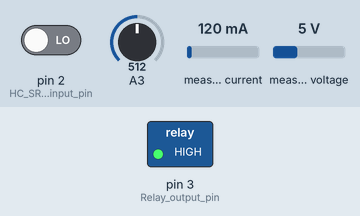
Simulated run of this sketch. Board: Arduino Uno, built with avr-gcc and run on an emulated ATmega328P. Parts: switched loads named in the sketch (green lamp = pin HIGH). The test bench sets the inputs (shaded band); at power-on: pin 2 (HC_SR01_input_pin) LOW, A3 = 512, measured current 120 mA, measured voltage 5 V. No radio packets arrive unless stated.

Above: at 2.2 s.
2.3 s: pin 2 (HC_SR01_input_pin) driven HIGH
At 3.0 s:
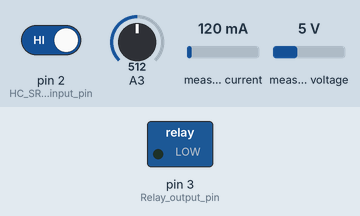
4.2 s: pin 2 (HC_SR01_input_pin) driven LOW
At 5.6 s:
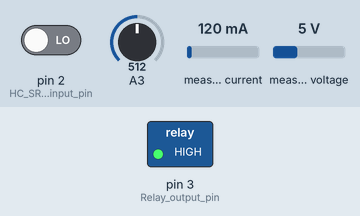
Timing chart, 0 to 7.2 s (numbered marks = the images above; inputs shaded):
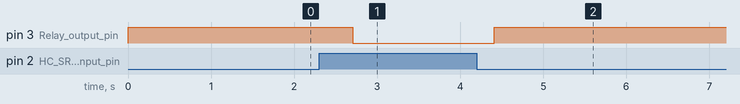

The sketch:

Energy_monitoring.ino
```cpp
//#define DEBUG 1

//NRF Includes
#include <string.h>
#include <stdio.h>
#include <SPI.h>
#include <nRF24L01.h>
#include <RF24.h>
#include <LowPower.h>
#define CE_PIN   10
#define CSN_PIN 9
const byte slaveAddress[5] = {'R','x','A','A','A'};
RF24 radio(CE_PIN, CSN_PIN); // Create a Radio
char dataToSend[50];
char txNum = '0';
char str_temp[20];

//Emon Includes
#include <EmonLib.h>
#define VOLT_CAL 353.7
#define CURRENT_CAL 150.1 //sensor 1 calibration
#define FILTERSETTLETIME 10000
boolean settled = false;
const float FACTOR = 100;
const float VMIN = 1.08;
const float VMAX = 3.92;
const float ADCV = 5.02;
//Timer variables
volatile byte ten_sec_counter = 0;
bool one_min_elapsed = false;
unsigned long startMillis;
unsigned long currentMillis;

EnergyMonitor emon1;
//Current Derivate Calculation
//float current_derivative = 0, previous_current = 0;
//unsigned long previousMillis;
float currentRMS = 0, supplyVoltage = 0;

//PIR
volatile byte HC_SR01_State = LOW;
const byte HC_SR01_input_pin = 2;
const byte Relay_output_pin = 3;

void setup() {
  // put your setup code here, to run once:
  #ifdef DEBUG
  Serial.begin(9600);
  #endif
  Relay_setup();
  NRF24_setup();
  emon1.voltage(0, VOLT_CAL, 1.7);
  emon1.current(1, CURRENT_CAL);
  startMillis = millis();
  //Settling Time
  delay(1000);
}

void loop() {
  //Update Timers
  timer_function();
  PIR_loop();
  currentRMS = getCurrent();
  printMeasure("Irms", currentRMS, "A");
  delay(1000);
  emon1.calcVI(20,2000);
  supplyVoltage   = emon1.Vrms;
  #ifdef DEBUG
  Serial.println(supplyVoltage);
  #endif

  if(one_min_elapsed == true)
  {
    one_min_elapsed = false;

    //Signal Conditioning
    if(supplyVoltage < 20)
    {
      supplyVoltage = 0;
      currentRMS = 0;
    }
    //Send Values to Server
    dtostrf(supplyVoltage, 7, 3, str_temp);
    sprintf(dataToSend,"7~%s~", str_temp);
    send();
    delay(1000);
    dtostrf(currentRMS, 7, 3, str_temp);
    sprintf(dataToSend,"8~%s~", str_temp);
    send();
    delay(1000);
  }

}
void HC_SR01_callback(){
  HC_SR01_State = HIGH;
}
void printMeasure( String prefix, float value, String postfix)
{
  #ifdef DEBUG
  Serial.print(prefix);
  Serial.print(value,3);
  Serial.println(postfix);
  #endif
}
float getCurrent()
{
  float voltage;
  float current;
  float sum = 0;
  long timepo = millis();
  int counter = 0;

  while(millis()- timepo < 500)
  {
    //previousMillis = millis();
    //previous_current = currentRMS;
    voltage = analogRead(A3) *ADCV/1023.0;
    current = fmap(voltage, VMIN, VMAX, -FACTOR, FACTOR);
    //Calculate Derivative to discard transients
    //interval = millis()-previousMillis;
    //current_derivative = (current - previous_current)/interval;
    //if(current_derivative > 2)
    //{
    //  current = 0;
    //}
    sum += sq(current);
    counter = counter +1;

    delay(1);
  }
  //Serial.println(current_derivative);
  //Serial.println(interval);
  current = sqrt(sum/counter);
  return (current);
}
float fmap(float x, float in_min, float in_max, float out_min, float out_max)
{
  return (x-in_min)*(out_max-out_min)/(in_max-in_min) + out_min;
}
void send() {

    bool rslt;
    rslt = radio.write( &dataToSend, sizeof(dataToSend) );
        // Always use sizeof() as it gives the size as the number of bytes.
        // For example if dataToSend was an int sizeof() would correctly return 2
    #ifdef DEBUG
    Serial.print("Data Sent ");
    Serial.print(dataToSend);
    #endif
    if (rslt) {
        #ifdef DEBUG
        Serial.println("  Acknowledge received");
        #endif
    }
    else {
      #ifdef DEBUG
        Serial.println("  Tx failed");
        #endif
    }
}
void NRF24_setup()
{
  radio.begin();
  radio.setDataRate( RF24_250KBPS );
  radio.setRetries(3,5); // delay, count
  radio.openWritingPipe(slaveAddress);
}
void timer_function()
{
  currentMillis = millis();  //get the current "time" (actually the number of milliseconds since the program started)
  if( currentMillis - startMillis >= 10000)
  {
    startMillis = currentMillis;
    ten_sec_counter++;

    if((ten_sec_counter % 6) == 0)  //test whether the period has elapsed
    {
      one_min_elapsed = true;
      HC_SR01_State = LOW;   //clear the flag
      ten_sec_counter = 0;  //IMPORTANT to save the start time of the current LED state.
    }
  }

}
void Relay_setup()
{
  //define relay pins and their state
  pinMode(HC_SR01_input_pin, INPUT);  //Digital Pin 2 is input
  pinMode(Relay_output_pin, OUTPUT);
  digitalWrite(Relay_output_pin, HIGH);
  //attachInterrupt(digitalPinToInterrupt(HC_SR01_input_pin), HC_SR01_callback, RISING);

}
void PIR_loop()
{
//  if(HC_SR01_State == HIGH)
//  {
//    digitalWrite(Relay_output_pin, LOW);
//    //Serial.println("Detected");
//    //HC_SR01_State = LOW;   //clear the flag
//  }
//  else
//  {
//    digitalWrite(Relay_output_pin, HIGH);
//  }
    if(digitalRead(HC_SR01_input_pin) == HIGH)
    {
      digitalWrite(Relay_output_pin, LOW);
    }
    else
    {
      digitalWrite(Relay_output_pin, HIGH);
    }
}
```

Measured:
- after the input at 2.3 s, pin 3 (Relay_output_pin): HIGH → LOW after 0.41 s
- after the input at 4.2 s, pin 3 (Relay_output_pin): LOW → HIGH after 0.21 s
